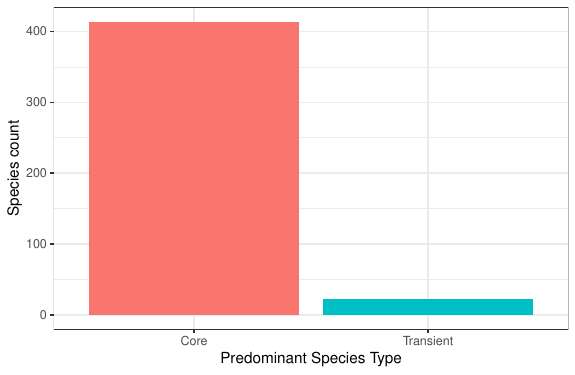

Reproduce this figure in R.
#Indicate that you want the colors inside the bars to be different 
#depending on the predominant species type. You do not need to specify these colors 
#explicitly. Rather, let ggplot2 choose the color scheme. However, you will need to 
#indicate that ggplot2 should color the bars differently, based on predominant species 
#type. Lastly, by default, ggplot2 may include a legend in the graph; however, this is 
#redundant with the labels under the bars. Please remove the legend from the graph (you 
#may need to search the Web to learn how to do this).

library("tidyverse")
str(location_data$PredominantSpeciesType)

ggplot(data=location_data, aes(x=PredominantSpeciesType)
       )+ geom_bar(aes(fill=PredominantSpeciesType)) + xlab ("Predominant Species Type") + ylab (
         "Species count") + theme_bw() + theme(legend.position = "none")
ggsave("3.pdf")

